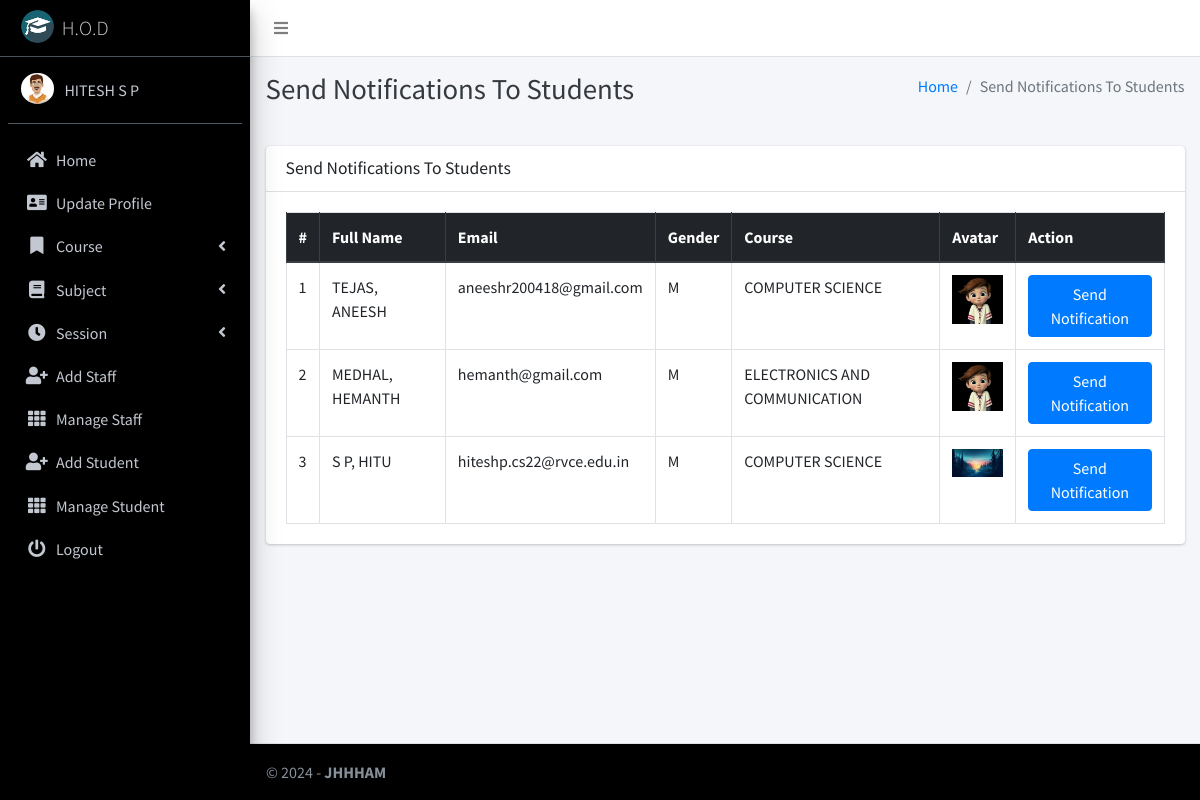
Page /admin_notify_student (signed in) on the committed database.
### main_app/models.py (models this page shows, shortened)
class CustomUser(AbstractUser):
    USER_TYPE = ((1, "HOD"), (2, "Staff"), (3, "Student"))
    GENDER = [("M", "Male"), ("F", "Female")]
    username = None  # Removed username, using email instead
    email = models.EmailField(unique=True)
    user_type = models.CharField(default=1, choices=USER_TYPE, max_length=1)
    gender = models.CharField(max_length=1, choices=GENDER)
    profile_pic = models.ImageField()
    address = models.TextField()
    fcm_token = models.TextField(default="")  # For firebase notifications
    created_at = models.DateTimeField(auto_now_add=True)
    updated_at = models.DateTimeField(auto_now=True)
    USERNAME_FIELD = "email"
    REQUIRED_FIELDS = []
    objects = CustomUserManager()

class Student(models.Model):
    admin = models.OneToOneField(CustomUser, on_delete=models.CASCADE)
    course = models.ForeignKey(Course, on_delete=models.DO_NOTHING, null=True, blank=False)
    session = models.ForeignKey(Session, on_delete=models.DO_NOTHING, null=True)

class Course(models.Model):
    name = models.CharField(max_length=120)
    created_at = models.DateTimeField(auto_now_add=True)
    updated_at = models.DateTimeField(auto_now=True)

### main_app/hod_views.py (the view)
# urls.py: path("admin_notify_student", hod_views.admin_notify_student,
def admin_notify_student(request):
    student = CustomUser.objects.filter(user_type=3)
    context = {
        'page_title': "Send Notifications To Students",
        'students': student
    }
    return render(request, "hod_template/student_notification.html", context)

### main_app/templates/hod_template/student_notification.html (shortened to what this page needs)
{% extends 'main_app/base.html' %}
{% load static %}
{% block page_title %}{{page_title}}{% endblock page_title %}
{% block content %}
<section class="content">
    <div class="container-fluid">
        <div class="row">
            <div class="col-md-12">
                <div class="card">
                    <div class="card-header">
                        <h3 class="card-title">{{page_title}}</h3>
                    </div>
                    <div class="card-body">
                        <table id="example2" class="table table-bordered table-hover">
                            <thead class="thead-dark">
                                <tr>
                                    <th>#</th>
                                    <th>Full Name</th>
                                    <th>Email</th>
                                    <th>Gender</th>
                                    <th>Course</th>
                                    <th>Avatar</th>
                                    <th>Action</th>
                                </tr>
                            </thead>
                            <tbody>
                                {% for student in students %}
                                <tr>
                                    <td>{{ forloop.counter }}</td>
                                    <td>{{student.last_name}}, {{student.first_name}}</td>
                                    <td>{{student.email}}</td>
                                    <td>{{student.gender}}</td>
                                    <td>{{student.student.course.name}}</td>
                                    <td>
                                        {% if student.profile_pic == ""  %}
                                        No Image
                                        {% else %}
                                        <img class="img img-fluid mb-2" height="56" width="56"
                                            src="{{student.profile_pic}}" alt="">
                                        {% endif %}
                                    </td>
                                    <td><button data-toggle = "modal" data-target = "#myModal"class="btn btn-primary show_notification" value="{{student.id}}">Send Notification</button>
                                    </td>
                                </tr>
                                {% endfor %}
                            </tbody>
                        </table>
                    </div>
                </div>
            </div>
        </div>
    </div>
</section>
{% endblock content %}

### main_app/templates/main_app/base.html (shortened to what this page needs)
{% load static %}
<!DOCTYPE html>
<html >
  <head style = "background:black">
    <link
      rel="stylesheet"
      href="{% static 'plugins/fontawesome-free/css/all.min.css'%}"
    />
    <link
      rel="stylesheet"
      href="https://code.ionicframework.com/ionicons/2.0.1/css/ionicons.min.css"
    />
    <link
      rel="stylesheet"
      href="{% static 'plugins/tempusdominus-bootstrap-4/css/tempusdominus-bootstrap-4.min.css'%} "
    />
    <link
      rel="stylesheet"
      href="{% static 'plugins/icheck-bootstrap/icheck-bootstrap.min.css'%} "
    />
    <link rel="stylesheet" href="{% static 'dist/css/adminlte.min.css'%} " />
    <link
      rel="stylesheet"
      href="{% static 'plugins/overlayScrollbars/css/OverlayScrollbars.min.css'%} "
    />
    <link
      rel="stylesheet"
      href="{% static 'plugins/daterangepicker/daterangepicker.css'%} "
    />
  </head>
  <body class="hold-transition sidebar-mini layout-fixed" >
    <div class="wrapper" style = "background:black">
      <nav class="main-header navbar navbar-expand navbar-white navbar-light " >
        <ul class="navbar-nav">
          <li class="nav-item">
            <a class="nav-link" data-widget="pushmenu" href="#"
              ><i class="fas fa-bars"></i
            ></a>
          </li>
        </ul>
      </nav>
      {% include "main_app/sidebar_template.html" with user=user %}
      <div class="content-wrapper" >
        <div class="content-header">
          <div class="container-fluid">
            <div class="row mb-2">
              <div class="col-sm-6">
                <h1 class="m-0 text-dark">
                  {% block page_title %}{% endblock page_title %}
                </h1>
              </div>
              <div class="col-sm-6">
                <ol class="breadcrumb float-sm-right">
                  <li class="breadcrumb-item"><a href="#">Home</a></li>
                  <li class="breadcrumb-item active">{{ page_title }}</li>
                </ol>
              </div>
            </div>
          </div>
        </div>
        <section class="content">
          <div class="container-fluid">
            <div class="row">
              <div class="col-md-12">
              </div>
            </div>
          </div>
        </section>
        {% block content %}
      {% endblock content %}
      </div>
      {% include "main_app/footer.html" %}
    </div>
  </body>
</html>

### main_app/templates/main_app/sidebar_template.html (shortened to what this page needs)
{% load static %}
<aside class="main-sidebar sidebar-dark-info elevation-4" style = "background:black">
    {% if request.user.user_type == '1' %}
    <a href="{% url 'admin_home' %}" class="brand-link" style = "background:black">
        <img src="{% static 'dist/img/cmsl.png' %} " alt="AdminLTE Logo"
            class="brand-image img-circle elevation-3" >
        <span class="brand-text font-weight-light">H.O.D</span>
    </a>
    <div class="sidebar" style = "background:black">
        <div class="user-panel mt-3 pb-3 mb-3 d-flex">
            <div class="image">
                <img src="{{ request.user.profile_pic}}" class="img-circle elevation-2" alt="User Image">
            </div>
            <div class="info">
                <a href="#" class="d-block">{{ user.first_name }} {{ user.last_name }}</a>
            </div>
        </div>
        <nav class="mt-2">
            <ul class="nav nav-pills nav-sidebar flex-column" data-widget="treeview" role="menu" data-accordion="false">
                <li class="nav-item">
                    {% url 'admin_home' as admin_home %}
                    <a href="{{admin_home}}" class="nav-link {% if admin_home == request.path %} active {% endif %}">
                        <i class="nav-icon fas fa-home"></i>
                        <p>
                            Home
                        </p>
                    </a>
                </li>
                <li class="nav-item">
                    {% url 'admin_view_profile' as admin_view_profile %}
                    <a href="{{admin_view_profile}}"
                        class="nav-link {% if admin_view_profile == request.path %} active {% endif %}">
                        <i class="nav-icon fas fa-address-card"></i>
                        <p>
                            Update Profile
                        </p>
                    </a>
                </li>
                <li class="nav-item has-treeview">
                    <a href="#" class="nav-link">
                        <i class="nav-icon fas fa-bookmark"></i>
                        <p>
                            Course
                            <i class="fas fa-angle-left right"></i>
                        </p>
                    </a>
                </li>
                <li class="nav-item has-treeview">
                    <a href="#" class="nav-link">
                        <i class="nav-icon fas fa-book"></i>
                        <p>
                            Subject
                            <i class="fas fa-angle-left right"></i>
                        </p>
                    </a>
                </li>
                <li class="nav-item has-treeview">
                    <a href="#" class="nav-link">
                        <i class="nav-icon fas fa-clock"></i>
                        <p>
                            Session
                            <i class="fas fa-angle-left right"></i>
                        </p>
                    </a>
                </li>
                <li class="nav-item">
                    {% url 'add_staff' as add_staff %}
                    <a href="{{add_staff}}" class="nav-link {% if add_staff == request.path %} active {% endif %}">
                        <i class="nav-icon fas fa-user-plus"></i>
                        <p>
                            Add Staff
                        </p>
                    </a>
                </li>
                <li class="nav-item">
                    {% url 'manage_staff' as manage_staff %}
                    {% url 'edit_staff' staff_id as edit_staff %}
                    <a href="{{manage_staff}}"
                        class="nav-link {% if manage_staff == request.path or request.path == edit_staff %} active {% endif %}">
                        <i class="nav-icon fas fa-th"></i>
                        <p>
                            Manage Staff
                        </p>
                    </a>
                </li>
                <li class="nav-item">
                    {% url 'add_student' as add_student%}
                    <a href="{{add_student}}" class="nav-link  {% if add_student == request.path %} active {% endif %}">
                        <i class="nav-icon fas fa-user-plus"></i>
                        <p>
                            Add Student
                        </p>
                    </a>
                </li>
                <li class="nav-item">
                    {% url 'manage_student' as manage_student %}
                    {% url 'edit_student' student_id as edit_student %}
                    <a href="{{manage_student}}"
                        class="nav-link  {% if edit_student == request.path or manage_student == request.path %} active {% endif %}">
                        <i class="nav-icon fas fa-th"></i>
                        <p>
                            Manage Student
                        </p>
                    </a>
                </li>
                                        {% endif %}
                                        <li class="nav-item">
                                            <a href="{% url 'user_logout' %}"
                                                onclick="return confirm('Your session would be terminated.\n\nProceed?')"
                                                class="nav-link">
                                                <i class="nav-icon fas fa-power-off"></i>
                                                <p>
                                                    Logout
                                                </p>
                                            </a>
                                        </li>
                                    </ul>
                                </div>
</aside>

### main_app/templates/main_app/footer.html (shortened to what this page needs)
<footer class="main-footer" style = "background:black">
    &copy; {% now "Y" %} - <strong>JHHHAM</strong>
</footer>

### rows in the picture
CustomUser: user.profile_pic (picture), first_name "HITESH", last_name "S P"
CustomUser: last_name "TEJAS", first_name "ANEESH", email "aneeshr200418@gmail.com", gender "M", student.course.name "COMPUTER SCIENCE", profile_pic (picture)
CustomUser: last_name "MEDHAL", first_name "HEMANTH", email "hemanth@gmail.com", gender "M", student.course.name "ELECTRONICS AND COMMUNICATION", profile_pic (picture)
CustomUser: last_name "S P", first_name "HITU", email "hiteshp.cs22@rvce.edu.in", gender "M", student.course.name "COMPUTER SCIENCE", profile_pic (picture)

### other values in the picture
{{ page_title }} "Send Notifications To Students"
